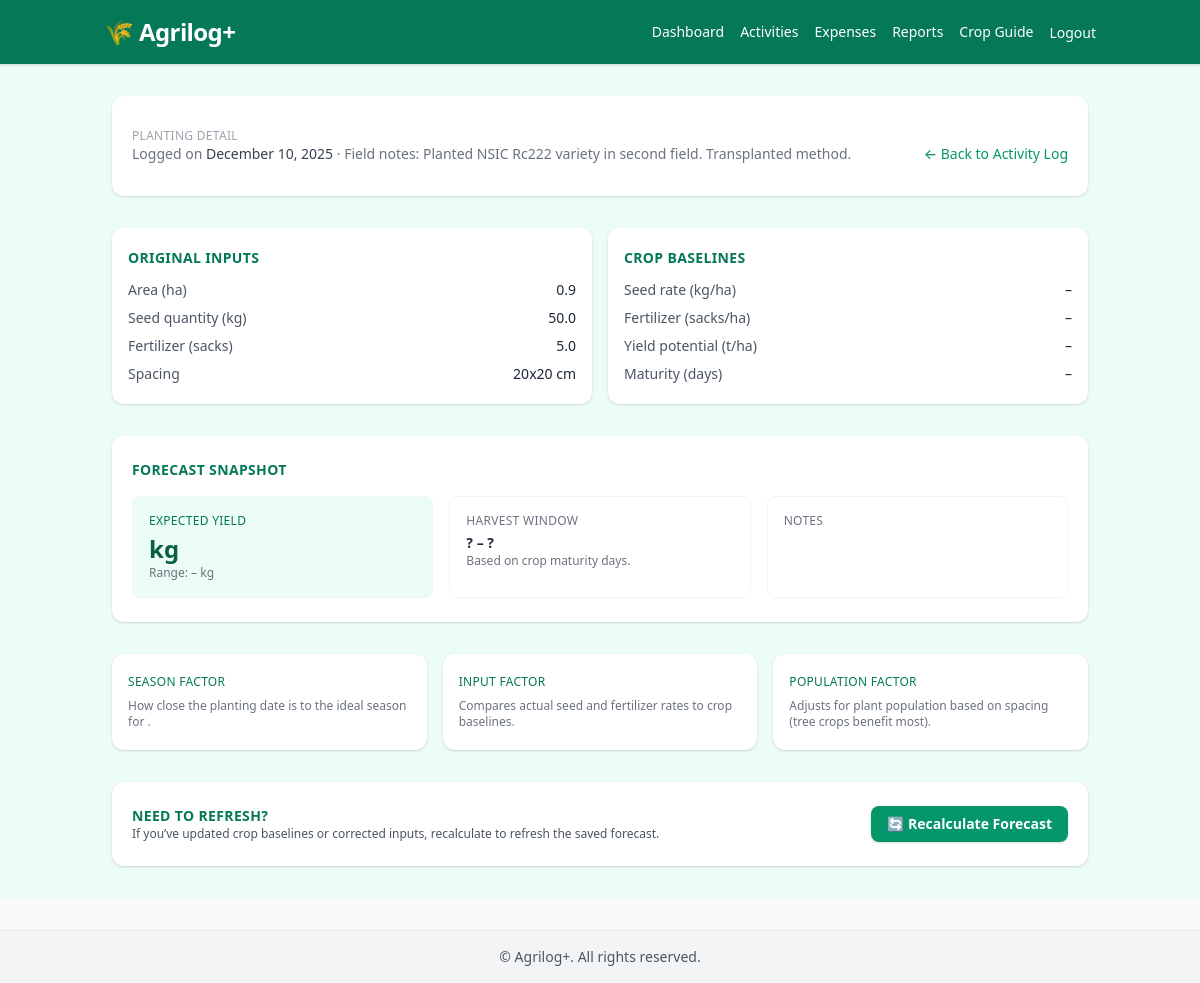
/activities/121/detail/ (signed in), run on the app's committed database.
### myApp/models.py (models this page shows, shortened)
class Activity(models.Model):
    ACTIVITY_TYPES = [
        ('planting', 'Planting'),
        ('watering', 'Watering'),
        ('harvesting', 'Harvesting'),
    ]
    farmer = models.ForeignKey(User, on_delete=models.CASCADE)
    crop = models.ForeignKey(Crop, on_delete=models.CASCADE)
    activity_type = models.CharField(max_length=20, choices=ACTIVITY_TYPES)
    date = models.DateField(default=timezone.now)
    notes = models.TextField(blank=True)
    area_ha = models.FloatField(default=1.0)
    seed_qty_kg = models.FloatField(null=True, blank=True)
    fert_sacks = models.FloatField(null=True, blank=True)
    spacing = models.CharField(max_length=50, null=True, blank=True)

### myApp/views.py (the view)
# urls.py: path('activities/<int:pk>/detail/', views.planting_detail_view, name='planting_detail'),
@login_required
def planting_detail_view(request, pk):
    activity = get_object_or_404(
        Activity,
        pk=pk,
        farmer=request.user,
        activity_type="planting"
    )
    forecast = (
        Forecast.objects
        .filter(farmer=request.user, crop=activity.crop)
        .order_by("-created_at")
        .first()
    )
    return render(request, "myApp/planting_detail.html", {
        "activity": activity,
        "forecast": forecast,
    })

### myApp/context_processors.py (called while the page is built, shortened)
def harvest_notifications(request):
    upcoming_harvests = []
    if request.user.is_authenticated and request.user.role == 'farmer':
        today = timezone.now().date()
        five_days_from_now = today + timedelta(days=5)
        forecasts = Forecast.objects.filter(
            farmer=request.user,
            harvest_start__gte=today,
            harvest_start__lte=five_days_from_now
        ).select_related('crop').order_by('harvest_start')
    return {
        'upcoming_harvests': upcoming_harvests,
        'has_upcoming_harvests': len(upcoming_harvests) > 0,
    }

### myApp/templates/myApp/planting_detail.html (shortened to what this page needs)
{% extends 'base.html' %}
{% block content %}
<div class="bg-green-50 min-h-screen py-6 sm:py-8">
  <div class="mx-auto w-full max-w-5xl px-4 sm:px-6 space-y-6 sm:space-y-8">
    <header class="bg-white rounded-xl shadow px-5 py-6 sm:py-8">
      <div class="flex flex-col gap-2 sm:flex-row sm:items-end sm:justify-between">
        <div>
          <p class="text-xs uppercase tracking-wide text-gray-400">Planting Detail</p>
          <p class="text-sm text-gray-500">
            Logged on <span class="font-medium text-gray-700">{{ activity.date|date:"F j, Y" }}</span> ·
            Field notes: {{ activity.notes|default:"—" }}
          </p>
        </div>
        <a href="{% url 'activity_log' %}" class="inline-flex items-center text-sm font-medium text-green-600 hover:underline">
          ← Back to Activity Log
        </a>
      </div>
    </header>
    <section class="grid gap-4 sm:grid-cols-2">
      <div class="bg-white rounded-xl shadow px-4 py-5">
        <h2 class="text-sm font-semibold text-green-700 uppercase tracking-wide">Original Inputs</h2>
        <dl class="mt-3 space-y-2 text-sm text-gray-600">
          <div class="flex justify-between"><dt>Area (ha)</dt><dd class="font-medium text-gray-800">{{ activity.area_ha|default:"—" }}</dd></div>
          <div class="flex justify-between"><dt>Seed quantity (kg)</dt><dd class="font-medium text-gray-800">{{ activity.seed_qty_kg|default:"—" }}</dd></div>
          <div class="flex justify-between"><dt>Fertilizer (sacks)</dt><dd class="font-medium text-gray-800">{{ activity.fert_sacks|default:"—" }}</dd></div>
          <div class="flex justify-between"><dt>Spacing</dt><dd class="font-medium text-gray-800">{{ activity.spacing|default:"—" }}</dd></div>
        </dl>
      </div>
      <div class="bg-white rounded-xl shadow px-4 py-5">
        <h2 class="text-sm font-semibold text-green-700 uppercase tracking-wide">Crop Baselines</h2>
        <dl class="mt-3 space-y-2 text-sm text-gray-600">
          <div class="flex justify-between"><dt>Seed rate (kg/ha)</dt><dd class="font-medium text-gray-800">{{ baseline.seed_rate_min|floatformat:1 }} – {{ baseline.seed_rate_max|floatformat:1 }}</dd></div>
          <div class="flex justify-between"><dt>Fertilizer (sacks/ha)</dt><dd class="font-medium text-gray-800">{{ baseline.fert_sacks_min|floatformat:1 }} – {{ baseline.fert_sacks_max|floatformat:1 }}</dd></div>
          <div class="flex justify-between"><dt>Yield potential (t/ha)</dt><dd class="font-medium text-gray-800">{{ baseline.yield_t_min|floatformat:1 }} – {{ baseline.yield_t_max|floatformat:1 }}</dd></div>
          <div class="flex justify-between"><dt>Maturity (days)</dt><dd class="font-medium text-gray-800">{{ baseline.harvest_days_min }} – {{ baseline.harvest_days_max }}</dd></div>
        </dl>
      </div>
    </section>
    <section class="bg-white rounded-xl shadow px-5 py-6">
      <div class="flex flex-col gap-2 sm:flex-row sm:items-center sm:justify-between">
        <h2 class="text-sm font-semibold text-green-700 uppercase tracking-wide">Forecast Snapshot</h2>
      </div>
      <div class="mt-4 grid gap-4 sm:grid-cols-3">
        <div class="rounded-lg border border-gray-100 bg-green-50 px-4 py-4 text-sm">
          <p class="text-xs uppercase tracking-wide text-green-700">Expected Yield</p>
          <p class="mt-1 text-2xl font-bold text-green-800">{{ forecast_snapshot.expected_yield_kg|floatformat:0 }} kg</p>
          <p class="text-xs text-gray-500">Range: {{ forecast_snapshot.yield_min_kg|floatformat:0 }} – {{ forecast_snapshot.yield_max_kg|floatformat:0 }} kg</p>
        </div>
        <div class="rounded-lg border border-gray-100 px-4 py-4 text-sm">
          <p class="text-xs uppercase tracking-wide text-gray-500">Harvest Window</p>
          <p class="mt-1 text-sm font-semibold text-gray-800">
            {% if forecast_snapshot.harvest_start %}{{ forecast_snapshot.harvest_start|date:"M j" }}{% else %}?{% endif %}
            –
            {% if forecast_snapshot.harvest_end %}{{ forecast_snapshot.harvest_end|date:"M j" }}{% else %}?{% endif %}
          </p>
          <p class="text-xs text-gray-500">Based on crop maturity days.</p>
        </div>
        <div class="rounded-lg border border-gray-100 px-4 py-4 text-sm">
          <p class="text-xs uppercase tracking-wide text-gray-500">Notes</p>
        </div>
      </div>
    </section>
    <section class="grid gap-4 sm:grid-cols-3">
      <div class="bg-white rounded-xl shadow px-4 py-5 text-sm">
        <p class="text-xs uppercase tracking-wide text-green-700">Season Factor</p>
        <p class="mt-1 text-xs text-gray-500">
          How close the planting date is to the ideal season for {{ crop.name }}.
        </p>
      </div>
      <div class="bg-white rounded-xl shadow px-4 py-5 text-sm">
        <p class="text-xs uppercase tracking-wide text-green-700">Input Factor</p>
        <p class="mt-1 text-xs text-gray-500">
          Compares actual seed and fertilizer rates to crop baselines.
        </p>
      </div>
      <div class="bg-white rounded-xl shadow px-4 py-5 text-sm">
        <p class="text-xs uppercase tracking-wide text-green-700">Population Factor</p>
        <p class="mt-1 text-xs text-gray-500">
          Adjusts for plant population based on spacing (tree crops benefit most).
        </p>
      </div>
    </section>
    <section class="bg-white rounded-xl shadow px-5 py-6 flex flex-col gap-4 sm:flex-row sm:items-center sm:justify-between">
      <div>
        <h2 class="text-sm font-semibold text-green-700 uppercase tracking-wide">Need to refresh?</h2>
        <p class="text-xs text-gray-600">
          If you’ve updated crop baselines or corrected inputs, recalculate to refresh the saved forecast.
        </p>
      </div>
      <form method="post" data-confirm="edit" class="flex items-center gap-3">
        <button type="submit" class="inline-flex items-center rounded-lg bg-green-600 px-4 py-2 text-sm font-semibold text-white shadow hover:bg-green-700">
          🔄 Recalculate Forecast
        </button>
      </form>
    </section>
  </div>
</div>
{% endblock %}

### data on the page
Activity: date "December 10, 2025", notes "Planted NSIC Rc222 variety in second field. Transplanted method.", area_ha "0.9", seed_qty_kg "50.0", fert_sacks "5.0", spacing "20x20 cm"
